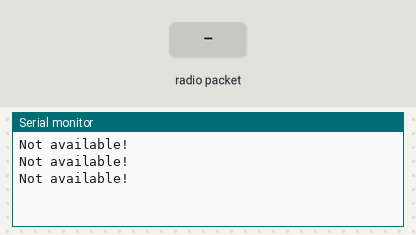
Simulated run of this sketch. Board: Arduino Uno, built with avr-gcc and run on an emulated ATmega328P. Parts: the last lines printed to the serial monitor. The inputs (shaded band) are chosen by the test bench. No radio packets arrive unless stated.

Above: at 1.8 s.
1.9 s: radio packet "1" arrives
At 2.31 s:
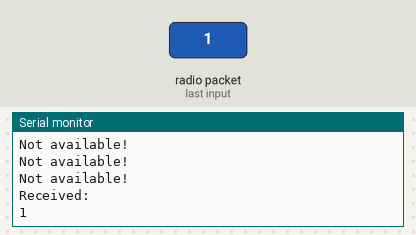
3.5 s: radio packet "0" arrives
At 3.81 s:
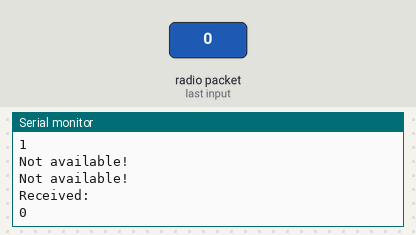
5.0 s: radio packet "2" arrives
At 5.31 s:
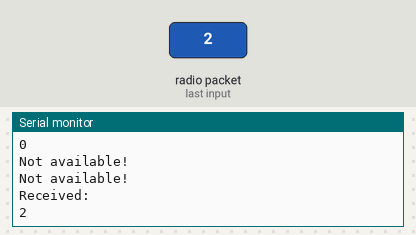

The sketch:

listen.ino
```cpp
#include <SPI.h>
#include <nRF24L01.h>
#include <RF24.h>

RF24 radio(7, 8);

const byte rxAddr[6] = "00001";

void setup()
{
  while (!Serial);
  Serial.begin(115200);

  radio.begin();
  radio.openReadingPipe(0, rxAddr);

  radio.startListening();
}

void loop()
{
  delay(500);
  if (radio.available())
  {
    char text[32] = {0};
    radio.read(&text, sizeof(text));

    Serial.println("Received:");

    Serial.println(text);
  }else Serial.println("Not available!");
}
```

Measured:
- after the input at 1.9 s, the serial monitor: prints a new line after 0.11 s (image 1)
- after the input at 3.5 s, the serial monitor: prints a new line at once (image 2)
- after the input at 5.0 s, the serial monitor: prints a new line at once (image 3)
